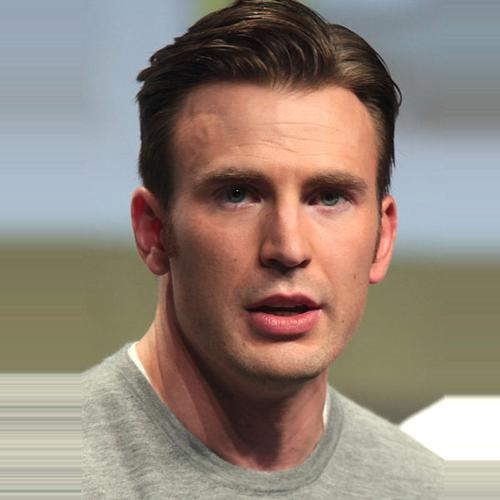
#> input picture Module-1/data/male_000281.jpg, 500 x 500 px
$ jupyter execute 'Module-01-Object Detection (face).ipynb'   (shell and % lines are left out)
#> lines starting #> are read from the running program, lines starting #| are printed output that depends on the picture; after the words box and inside, x2 and y2 are one past the last pixel; in counts of white or black regions, pixels touching at a corner belong together
[cell 1]
import numpy as np
import cv2
import matplotlib.pyplot as plt

[cell 2]
# read image
img = cv2.imread('./data/male_000281.jpg')
#> img is the input picture: shape (500, 500, 3); mean B, G, R 122.1, 132.9, 146.2
# convert into gray scale
gray = cv2.cvtColor(img,cv2.COLOR_BGR2GRAY)
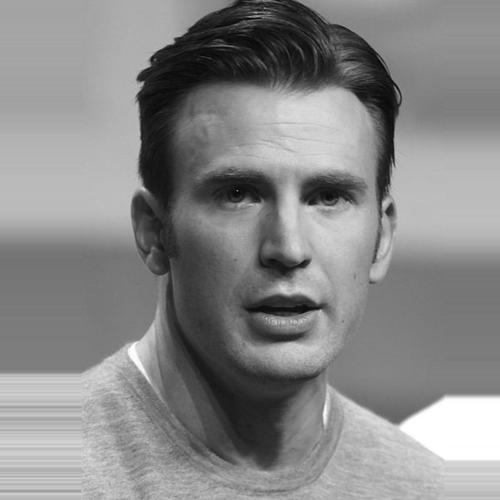
#> gray: shape (500, 500); min 1, max 255, mean 135.6
# apply haar cascade
haar = cv2.CascadeClassifier('./data/haarcascade_frontalface_default.xml')

[cell 3]
faces = haar.detectMultiScale(gray)
#> faces = [[152, 89, 269, 269]]
print(faces)
#| [[152  89 269 269]]

[cell 4]
cv2.rectangle(img,(154,89),(152+269,89+269),(0,255,0),3)
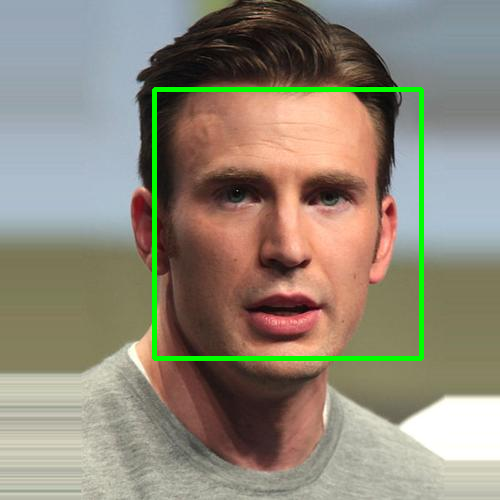
#> img: shape (500, 500, 3); 2.14% of pixels changed, all inside (x1, y1, x2, y2) = (152, 87, 424, 361)
plt.imshow(img)

[cell 5]
cv2.imshow('object_detect',img)
cv2.waitKey(0)
cv2.destroyAllWindows()

[cell 6]
# crop
face_crop = img[94:94+261,154:154+261]
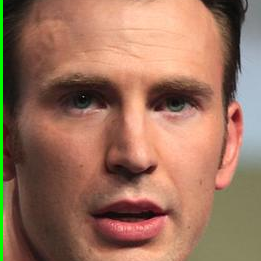
#> face_crop: shape (261, 261, 3); mean B, G, R 93, 114, 155.2
plt.imshow(face_crop)

[cell 7]
cv2.imwrite('./data/male_01.png',face_crop)
#> Out = True

$ run again, with Module-1/data/male_01.png saved as Module-1/data/male_000281.jpg
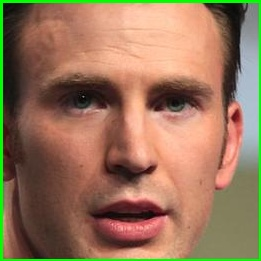
#> input picture Module-1/data/male_01.png, 261 x 261 px
#> img is the input picture: shape (261, 261, 3); mean B, G, R 90.3, 117.4, 151.3
#> `gray = cv2.cvtColor(img,cv2.COLOR_BGR2GRAY)`:
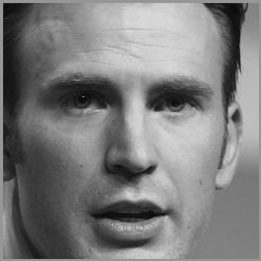
#> gray: shape (261, 261); min 1, max 217, mean 124.5
#> faces = [[27, 19, 209, 209]]
#| [[ 27  19 209 209]]
#> img: shape (261, 261, 3); 2.04% of pixels changed, all inside (x1, y1, x2, y2) = (152, 87, 261, 261)
#> `face_crop = img[94:94+261,154:154+261]`:
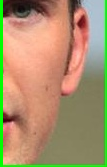
#> face_crop: shape (167, 107, 3); mean B, G, R 108.1, 145.1, 170.4
#> Out = True
